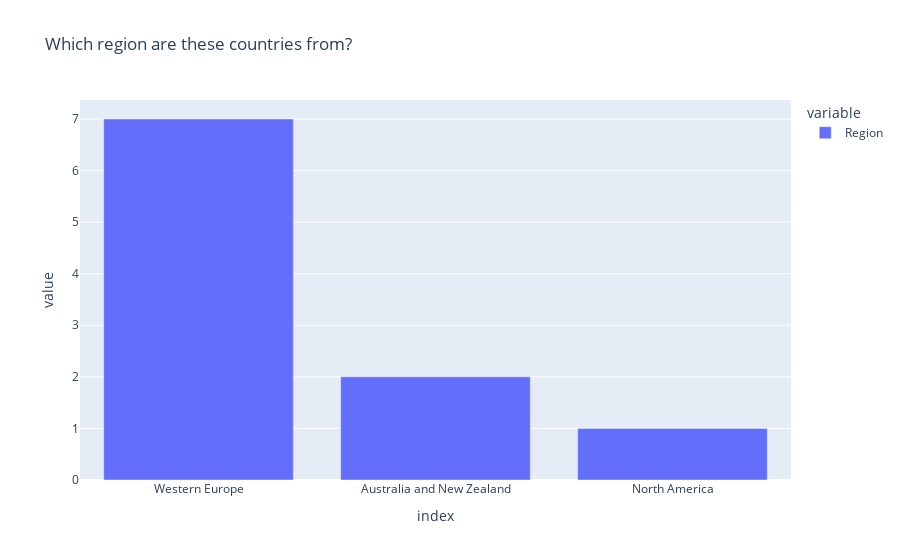

The notebook cell saved with this chart:
### Code cell
fig = px.bar(region.value_counts(),title='Which region are these countries from?')
fig.show()

### Figure 1 — Plotly figure (JSON) as saved in the notebook; plotly's stock layout.template omitted (floating-point values rounded to 4 significant figures)
{"data": [{"alignmentgroup": "True", "hovertemplate": "variable=Region<br>index=%{x}<br>value=%{y}<extra></extra>", "legendgroup": "Region", "marker": {"color": "#636efa"}, "name": "Region", "offsetgroup": "Region", "orientation": "v", "showlegend": true, "textposition": "auto", "type": "bar", "x": ["Western Europe", "Australia and New Zealand", "North America"], "xaxis": "x", "y": [7, 2, 1], "yaxis": "y"}], "layout": {"barmode": "relative", "legend": {"title": {"text": "variable"}, "tracegroupgap": 0}, "title": {"text": "Which region are these countries from?"}, "xaxis": {"anchor": "y", "domain": [0, 1], "title": {"text": "index"}}, "yaxis": {"anchor": "x", "domain": [0, 1], "title": {"text": "value"}}}}
